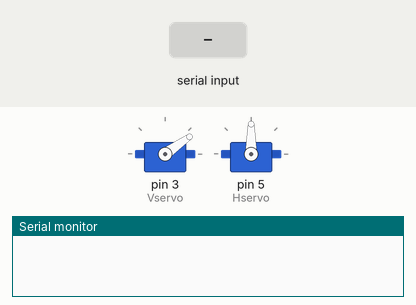
Simulated run of this sketch. Board: Arduino Uno, built with avr-gcc and run on an emulated ATmega328P. Shown: 2 × servo, the last lines printed to the serial monitor. The inputs (shaded band) are chosen by the test bench.

Above: at 1.5 s.
1.6 s: byte 90 received over Serial
At 2.0 s:
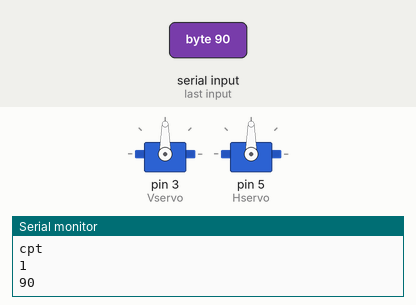
3.1 s: byte 30 received over Serial
At 4.3 s:
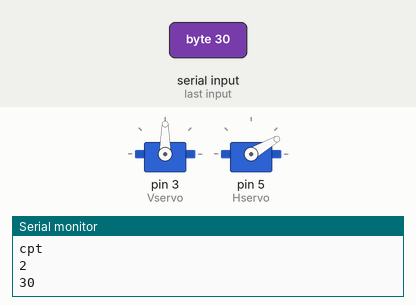
4.6 s: byte 120 received over Serial
At 5.5 s:
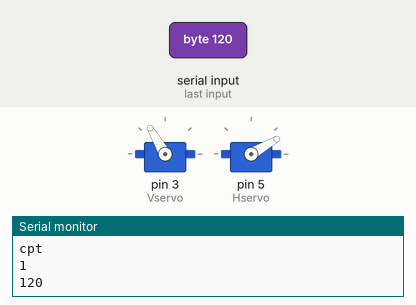
6.1 s: byte 90 received over Serial
At 6.6 s:
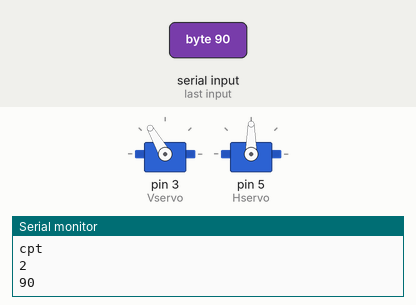
Timing chart, 0 to 8.6 s (numbered marks = the images above; inputs shaded):
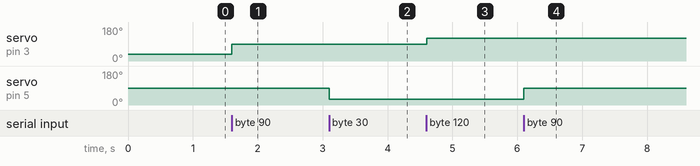

Measured:
- after the input at 1.6 s, servo on pin 3 (Vservo): 35° → 90° at once
- after the input at 3.1 s, servo on pin 5 (Hservo): 90° → 30° at once
- after the input at 4.6 s, servo on pin 3 (Vservo): 90° → 120° at once
- after the input at 6.1 s, servo on pin 5 (Hservo): 30° → 90° at once

The sketch:

ServoCameraNew.ino
```cpp
#include <Servo.h> // Include the Servo library to control servo motors

Servo Hservo;  // Create a servo object to control the horizontal servo motor
Servo Vservo;  // Create a servo object to control the vertical servo motor

int angleX, angleY, cpt, val; // Variables for angles, counter, and serial input value

void setup()
{
   Vservo.attach(3);  // Attach the vertical servo to pin 3
   Hservo.attach(5);  // Attach the horizontal servo to pin 5

   // Initialize servo positions
   angleX = 90;  // Set the initial angle for the horizontal servo (mid-position)
   angleY = 35;  // Set the initial angle for the vertical servo

   // Move servos to their initial positions
   Hservo.write(angleX); // Set horizontal servo to initial angle
   Vservo.write(angleY); // Set vertical servo to initial angle
   delay(150); // Allow time for the servos to reach their positions

   // Initialize serial communication
   Serial.begin(9600);         // Begin communication with a baud rate of 9600
   Serial.setTimeout(1);       // Set the timeout for serial communication to 1ms
   delay(150); // Allow a short delay for stabilization

   cpt = 1; // Initialize counter to 1, used to alternate between horizontal and vertical servo control
}

void loop()
{
   // Check if there is data available on the serial port
   if (Serial.available() > 0)
   {
      char val;          // Variable to store the received character
      val = Serial.read(); // Read the character from the serial port

      // Print debug information to the serial monitor
      Serial.println("cpt"); // Print the current value of the counter
      Serial.println(cpt);
      Serial.println(val, DEC); // Print the received character as a decimal value

      // Control the vertical servo when counter (cpt) is 1
      if (cpt == 1)
      {
         cpt = 2; // Switch the counter to 2 for the next iteration

         // Check if the received value is within the valid range for the servo
         if (val >= 0 && val <= 179)
         {
            Vservo.write(val); // Move the vertical servo to the specified angle
            delay(10);         // Short delay to ensure smooth servo movement
         }
      }

      // Control the horizontal servo when counter (cpt) is 2
      else if (cpt == 2)
      {
         cpt = 1; // Reset the counter to 1 for the next iteration

         // Check if the received value is within the valid range for the servo
         if (val >= 0 && val <= 179)
         {
            Hservo.write(val); // Move the horizontal servo to the specified angle
            delay(10);         // Short delay to ensure smooth servo movement
         }
      }
   }
}
```
